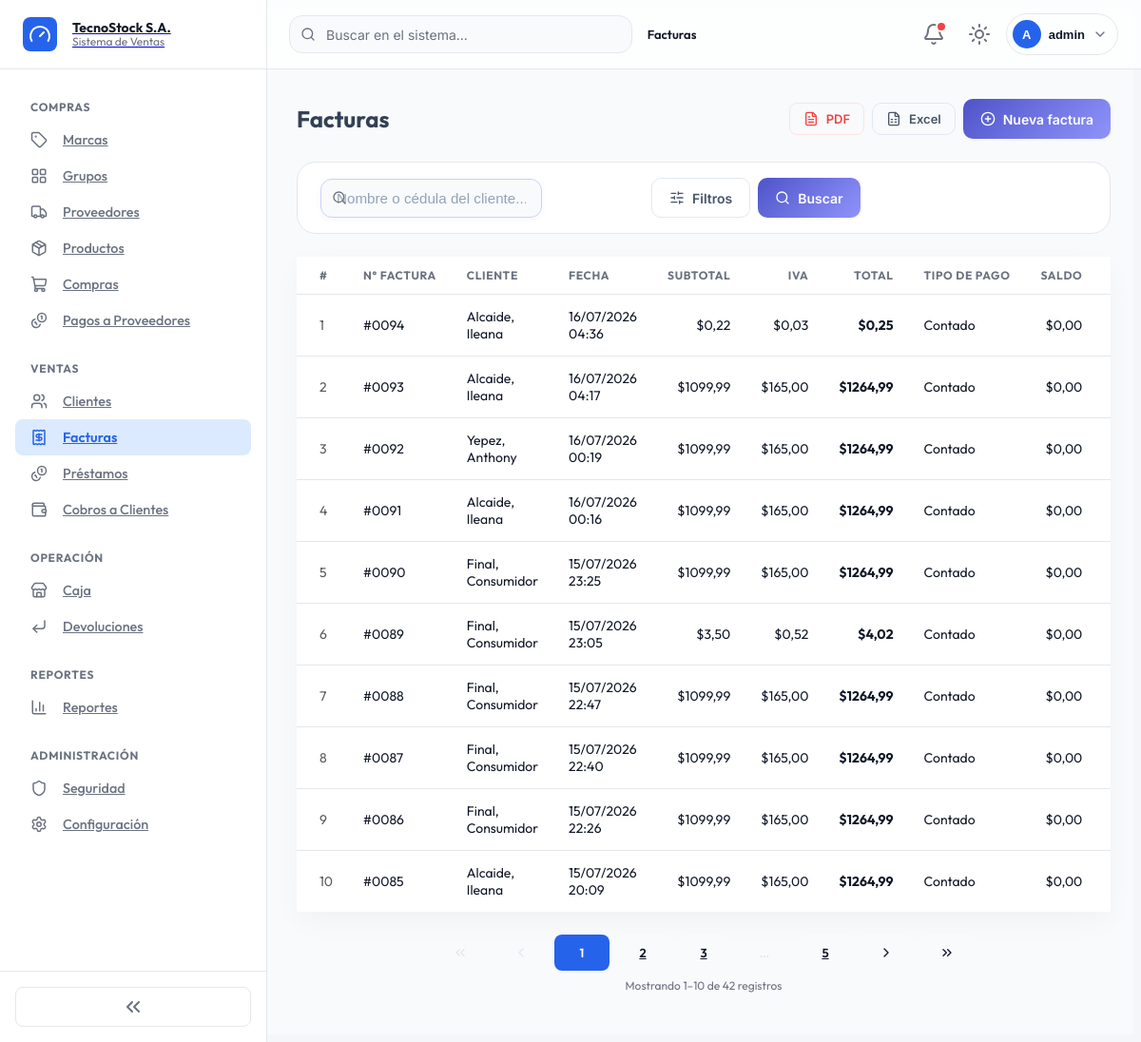
The page /invoices/ (signed in) on the database as committed earlier.
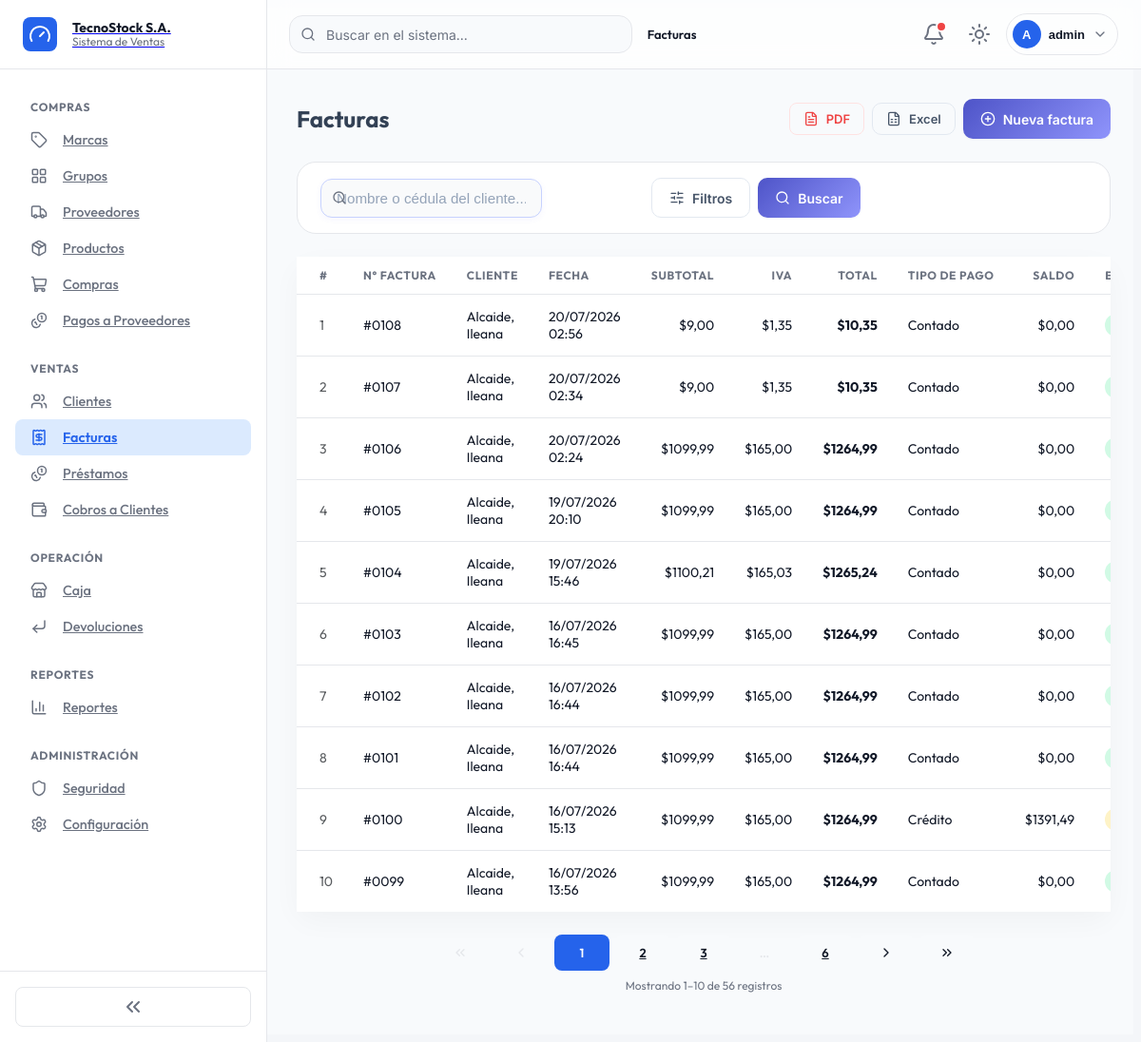
The same page on the database as committed later.
### billing/models.py (models this page shows, shortened)
class Invoice(models.Model):
    CONTADO = 'contado'
    CREDITO = 'credito'
    TIPO_PAGO_CHOICES = [
        (CONTADO, 'Contado'),
        (CREDITO, 'Crédito'),
    ]
    PENDIENTE = 'pendiente'
    PAGADA = 'pagada'
    ESTADO_CHOICES = [
        (PENDIENTE, 'Pendiente'),
        (PAGADA, 'Pagada'),
    ]
    EFECTIVO = 'efectivo'
    TARJETA = 'tarjeta'
    PAYPAL = 'paypal'
    FORMA_PAGO_CHOICES = [
        (EFECTIVO, 'Efectivo'),
        (TARJETA, 'Tarjeta'),
        (PAYPAL, 'PayPal'),
    ]
    customer = models.ForeignKey(Customer, on_delete=models.PROTECT, related_name='invoices', verbose_name='Cliente')
    invoice_date = models.DateTimeField(auto_now_add=True, verbose_name='Fecha')
    subtotal = models.DecimalField(max_digits=12, decimal_places=2, default=0, verbose_name='Subtotal')
    tax = models.DecimalField(max_digits=12, decimal_places=2, default=0, verbose_name='IVA')
    total = models.DecimalField(max_digits=12, decimal_places=2, default=0, verbose_name='Total')
    tipo_pago = models.CharField(
        max_length=10, choices=TIPO_PAGO_CHOICES, default=CONTADO, verbose_name='Tipo de pago'
    )
    forma_pago = models.CharField(
        max_length=15, choices=FORMA_PAGO_CHOICES, blank=True, null=True, verbose_name='Forma de pago'
    )
    saldo = models.DecimalField(
        max_digits=12, decimal_places=2, default=0, verbose_name='Saldo pendiente'
    )
    estado = models.CharField(
        max_length=10, choices=ESTADO_CHOICES, default=PAGADA, verbose_name='Estado'
    )
    is_active = models.BooleanField(default=True, verbose_name='Activo')
    meses_credito = models.PositiveSmallIntegerField(
        null=True, blank=True, verbose_name='Meses para diferir'
    )
    interes = models.DecimalField(
        max_digits=12, decimal_places=2, default=0, verbose_name='Interés'
    )
    monto_recibido = models.DecimalField(
        max_digits=12, decimal_places=2, null=True, blank=True, verbose_name='Monto recibido en efectivo'
    )
    tarjeta_titular = models.CharField(
        max_length=150, null=True, blank=True, verbose_name='Titular de la tarjeta'
    )
    tarjeta_cvv = models.CharField(
        max_length=4, null=True, blank=True, verbose_name='CVV/CVC'
    )
    tarjeta_expiracion = models.DateField(
        null=True, blank=True, verbose_name='Fecha de expiración de la tarjeta'
    )
    class Meta:
        verbose_name = 'Factura'
        verbose_name_plural = 'Facturas'
        ordering = ['-invoice_date']
        permissions = [
            ('access_invoice_module', 'Acceso al módulo de facturas'),
            ('export_pdf_invoice', 'Puede exportar facturas a PDF'),
            ('export_excel_invoice', 'Puede exportar facturas a Excel'),
            ('send_whatsapp_invoice', 'Puede enviar recordatorio de pago por WhatsApp'),
        ]
    MESES_CREDITO_MAX = 36
    INTERES_TIERS = [
        (3, Decimal('0.05')),
        (6, Decimal('0.10')),
        (12, Decimal('0.15')),
        (24, Decimal('0.20')),
        (36, Decimal('0.25')),
    ]

class Customer(models.Model):
    CONSUMIDOR_FINAL_DNI = '1700000001'
    CEDULA = 'cedula'
    RUC = 'ruc'
    PASAPORTE = 'pasaporte'
    TIPO_IDENTIFICACION_CHOICES = [
        (CEDULA, 'Cédula'),
        (RUC, 'RUC'),
        (PASAPORTE, 'Pasaporte'),
    ]
    tipo_identificacion = models.CharField(
        max_length=10, choices=TIPO_IDENTIFICACION_CHOICES, default=CEDULA, verbose_name='Tipo de identificación',
    )
    dni = models.CharField(max_length=20, unique=True, verbose_name='Cédula / RUC / Pasaporte')
    first_name = models.CharField(max_length=100, verbose_name='Nombres')
    last_name = models.CharField(max_length=100, verbose_name='Apellidos')
    email = models.EmailField(blank=True, null=True, verbose_name='Correo electrónico')
    phone = models.CharField(max_length=20, blank=True, null=True, verbose_name='Teléfono')
    address = models.TextField(blank=True, null=True, verbose_name='Dirección')
    is_active = models.BooleanField(default=True, verbose_name='Activo')
    created_at = models.DateTimeField(auto_now_add=True)
    updated_at = models.DateTimeField(auto_now=True)
    class Meta:
        verbose_name = 'Cliente'
        verbose_name_plural = 'Clientes'
        ordering = ['last_name', 'first_name']
        permissions = [
            ('access_customer_module', 'Acceso al módulo de clientes'),
            ('export_pdf_customer', 'Puede exportar clientes a PDF'),
            ('export_excel_customer', 'Puede exportar clientes a Excel'),
        ]
    def __str__(self): return f'{self.last_name}, {self.first_name}'

### billing/views.py (the view, shortened to what this page needs)
# urls.py: path('invoices/', views.invoice_list, name='invoice_list'),
@permission_required_redirect('billing.access_invoice_module', '/')
def invoice_list(request):
    query = request.GET.get('q', '')
    date_from = request.GET.get('date_from', '')
    date_to = request.GET.get('date_to', '')
    min_total = request.GET.get('min_total', '')
    max_total = request.GET.get('max_total', '')
    export = request.GET.get('export', '')
    invoices = Invoice.objects.select_related('customer').all()
    if query:
        invoices = invoices.filter(
            models.Q(customer__first_name__icontains=query) |
            models.Q(customer__last_name__icontains=query) |
            models.Q(customer__dni__icontains=query)
        )
    if date_from:
        invoices = invoices.filter(invoice_date__date__gte=date_from)
    if date_to:
        invoices = invoices.filter(invoice_date__date__lte=date_to)
    if min_total:
        invoices = invoices.filter(total__gte=min_total)
    if max_total:
        invoices = invoices.filter(total__lte=max_total)
    paginator = Paginator(invoices, 10)
    page_number = request.GET.get('page')
    page_obj = paginator.get_page(page_number)
    context = {
        'page_obj': page_obj,
        'page_range': get_page_range(page_obj),
        'extra_qs': build_extra_qs(request),
        'query': query,
        'date_from': date_from,
        'date_to': date_to,
        'min_total': min_total,
        'max_total': max_total,
    }
    return render(request, 'billing/invoice_list.html', context)

### notificaciones/context_processors.py (called while the page is built)
def notificaciones(request):
    if not request.user.is_authenticated:
        return {}
    qs = Notificacion.objects.filter(
        Q(usuario=request.user) | Q(usuario__isnull=True),
        leida=False,
    )
    return {
        'notificaciones_no_leidas': qs.count(),
        'notificaciones_recientes': qs[:5],
    }

### security/templatetags/security_tags.py (called while the page is built)
@register.filter(name='has_group')
def has_group(user, group_name):
    if not user.is_authenticated:
        return False
    if user.is_superuser:
        return True
    return user.groups.filter(name=group_name).exists()

### shared/pagination.py (called while the page is built)
def build_extra_qs(request, exclude=('page',)):
    params = request.GET.copy()
    for key in exclude:
        params.pop(key, None)
    return urlencode(params, doseq=True)

### billing/templates/billing/invoice_list.html (shortened to what this page needs)
{% extends 'billing/base.html' %}
{% load security_tags %}
{% block breadcrumbs %}<span class="current">Facturas</span>{% endblock %}
{% block content %}
<div class="list-header">
  <h2>Facturas</h2>
  <div class="list-header-actions">
    {% if perms.billing.export_pdf_invoice %}
      <button type="submit" form="filtros-form" name="export" value="pdf" class="btn btn-outline-danger btn-sm"><i data-lucide="file-text"></i>PDF</button>
    {% endif %}
    {% if perms.billing.export_excel_invoice %}
      <button type="submit" form="filtros-form" name="export" value="excel" class="btn btn-outline-secondary btn-sm"><i data-lucide="file-spreadsheet"></i>Excel</button>
    {% endif %}
    <a href="{% url 'billing:invoice_create' %}" class="btn btn-primary"><i data-lucide="circle-plus"></i>Nueva factura</a>
  </div>
</div>
<div class="list-toolbar">
  <form method="get" id="filtros-form" class="d-flex align-items-center gap-2 flex-wrap w-full">
    <div class="search-field">
      <input type="text" name="q" value="{{ query }}" class="form-control" placeholder="Nombre o cédula del cliente...">
    </div>
    <div class="dropdown">
      <button class="btn btn-secondary" type="button" data-bs-toggle="dropdown">
        <i data-lucide="sliders-horizontal"></i>Filtros
      </button>
    </div>
    <button type="submit" class="btn btn-primary"><i data-lucide="search"></i>Buscar</button>
  </form>
</div>
<div class="card">
  <div class="table-modern-wrap">
    <table class="table-modern">
      <thead>
        <tr>
          <th>#</th><th>N° Factura</th><th>Cliente</th><th>Fecha</th><th class="text-end">Subtotal</th>
          <th class="text-end">IVA</th><th class="text-end">Total</th><th>Tipo de Pago</th><th class="text-end">Saldo</th>
          <th>Estado</th><th></th><th></th>
        </tr>
      </thead>
      <tbody>
        {% for inv in page_obj %}
        <tr>
          <td class="text-muted">{{ page_obj.start_index|add:forloop.counter0 }}</td>
          <td>#{{ inv.id|stringformat:"04d" }}</td>
          <td>{{ inv.customer }}</td>
          <td>{{ inv.invoice_date|date:"d/m/Y H:i" }}</td>
          <td class="text-end">${{ inv.subtotal }}</td>
          <td class="text-end">${{ inv.tax }}</td>
          <td class="text-end fw-bold">${{ inv.total }}</td>
          <td>{{ inv.get_tipo_pago_display }}</td>
          <td class="text-end">${{ inv.saldo }}</td>
          <td>
            {% if inv.estado == 'pagada' %}
              <span class="badge badge-success">Pagada</span>
            {% else %}
              <span class="badge badge-warning">Pendiente</span>
            {% endif %}
          </td>
        </tr>
        {% empty %}
        <tr class="empty-row"><td colspan="12">No hay facturas registradas</td></tr>
        {% endfor %}
      </tbody>
    </table>
  </div>
</div>
{% include 'partials/pagination.html' %}
{% endblock %}

Rows that differ between the two databases and show on the page:
no longer on this page (row edited): Invoice: start_index|add "1", id "0094", customer "Alcaide, Ileana", invoice_date "16/07/2026 04:36", subtotal "0,22", tax "0,03", total "0,25", tipo_pago "Contado", saldo "0,00"
no longer on this page (row unchanged): Invoice: start_index|add "2", id "0093", customer "Alcaide, Ileana", invoice_date "16/07/2026 04:17", subtotal "1099,99", tax "165,00", total "1264,99", tipo_pago "Contado", saldo "0,00"
no longer on this page (row unchanged): Invoice: start_index|add "3", id "0092", customer "Yepez, Anthony", invoice_date "16/07/2026 00:19", subtotal "1099,99", tax "165,00", total "1264,99", tipo_pago "Contado", saldo "0,00"
no longer on this page (row unchanged): Invoice: start_index|add "4", id "0091", customer "Alcaide, Ileana", invoice_date "16/07/2026 00:16", subtotal "1099,99", tax "165,00", total "1264,99", tipo_pago "Contado", saldo "0,00"
no longer on this page (row unchanged): Invoice: start_index|add "5", id "0090", customer "Final, Consumidor", invoice_date "15/07/2026 23:25", subtotal "1099,99", tax "165,00", total "1264,99", tipo_pago "Contado", saldo "0,00"
no longer on this page (row unchanged): Invoice: start_index|add "6", id "0089", customer "Final, Consumidor", invoice_date "15/07/2026 23:05", subtotal "3,50", tax "0,52", total "4,02", tipo_pago "Contado", saldo "0,00"
no longer on this page (row unchanged): Invoice: start_index|add "7", id "0088", customer "Final, Consumidor", invoice_date "15/07/2026 22:47", subtotal "1099,99", tax "165,00", total "1264,99", tipo_pago "Contado", saldo "0,00"
no longer on this page (row unchanged): Invoice: start_index|add "8", id "0087", customer "Final, Consumidor", invoice_date "15/07/2026 22:40", subtotal "1099,99", tax "165,00", total "1264,99", tipo_pago "Contado", saldo "0,00"
no longer on this page (row unchanged): Invoice: start_index|add "9", id "0086", customer "Final, Consumidor", invoice_date "15/07/2026 22:26", subtotal "1099,99", tax "165,00", total "1264,99", tipo_pago "Contado", saldo "0,00"
no longer on this page (row unchanged): Invoice: start_index|add "10", id "0085", customer "Alcaide, Ileana", invoice_date "15/07/2026 20:09", subtotal "1099,99", tax "165,00", total "1264,99", tipo_pago "Contado", saldo "0,00"
added Invoice: start_index|add "1", id "0108", customer "Alcaide, Ileana", invoice_date "20/07/2026 02:56", subtotal "9,00", tax "1,35", total "10,35", tipo_pago "Contado", saldo "0,00"
added Invoice: start_index|add "2", id "0107", customer "Alcaide, Ileana", invoice_date "20/07/2026 02:34", subtotal "9,00", tax "1,35", total "10,35", tipo_pago "Contado", saldo "0,00"
added Invoice: start_index|add "3", id "0106", customer "Alcaide, Ileana", invoice_date "20/07/2026 02:24", subtotal "1099,99", tax "165,00", total "1264,99", tipo_pago "Contado", saldo "0,00"
added Invoice: start_index|add "4", id "0105", customer "Alcaide, Ileana", invoice_date "19/07/2026 20:10", subtotal "1099,99", tax "165,00", total "1264,99", tipo_pago "Contado", saldo "0,00"
added Invoice: start_index|add "5", id "0104", customer "Alcaide, Ileana", invoice_date "19/07/2026 15:46", subtotal "1100,21", tax "165,03", total "1265,24", tipo_pago "Contado", saldo "0,00"
added Invoice: start_index|add "6", id "0103", customer "Alcaide, Ileana", invoice_date "16/07/2026 16:45", subtotal "1099,99", tax "165,00", total "1264,99", tipo_pago "Contado", saldo "0,00"
added Invoice: start_index|add "7", id "0102", customer "Alcaide, Ileana", invoice_date "16/07/2026 16:44", subtotal "1099,99", tax "165,00", total "1264,99", tipo_pago "Contado", saldo "0,00"
added Invoice: start_index|add "8", id "0101", customer "Alcaide, Ileana", invoice_date "16/07/2026 16:44", subtotal "1099,99", tax "165,00", total "1264,99", tipo_pago "Contado", saldo "0,00"
added Invoice: start_index|add "9", id "0100", customer "Alcaide, Ileana", invoice_date "16/07/2026 15:13", subtotal "1099,99", tax "165,00", total "1264,99", tipo_pago "Crédito", saldo "1391,49"
added Invoice: start_index|add "10", id "0099", customer "Alcaide, Ileana", invoice_date "16/07/2026 13:56", subtotal "1099,99", tax "165,00", total "1264,99", tipo_pago "Contado", saldo "0,00"
Other text that changed with them:
{{ page_obj.paginator.count }}: "42" → "56"
new list line: "6"
list line gone: "5"
